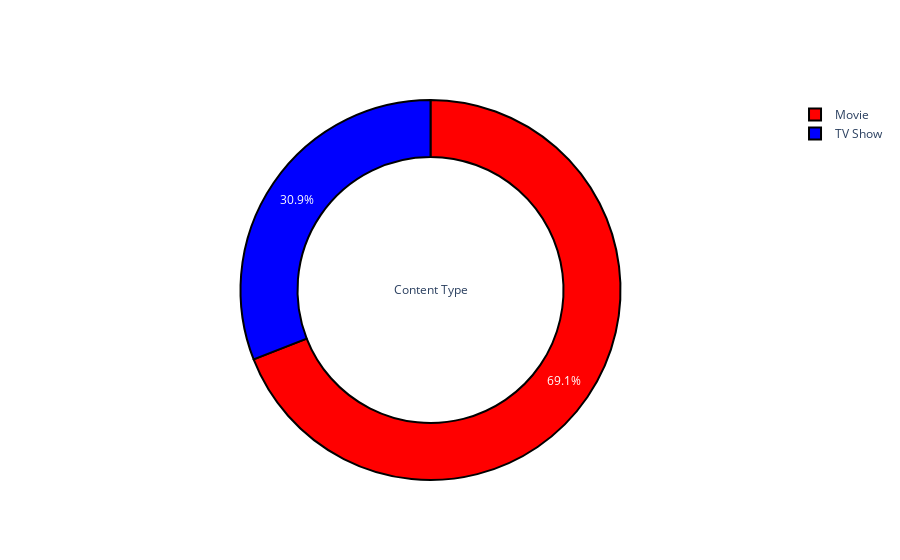

Notebook code for this chart:
### Markdown cell above
Here, we check the distribution of Movies v/s TV shows that are being added to Netflix.

### Code cell
'''A Function To Plot Pie Plot using Plotly'''

def pie_plot(cnt_srs, colors, title):
    labels=cnt_srs.index
    values=cnt_srs.values
    trace = go.Pie(labels=labels, 
                   values=values, 
                   title=title, 
                   hoverinfo='percent+value', 
                   textinfo='percent',
                   textposition='inside',
                   hole=0.7,
                   showlegend=True,
                   marker=dict(colors=colors,
                               line=dict(color='#000000',
                                         width=2),
                              )
                  )
    return trace


py.iplot([pie_plot(df['type'].value_counts(), ['red', 'blue'], 'Content Type')])

### Figure 1 — Plotly figure (JSON) as saved in the notebook; plotly's stock layout.template omitted (floating-point values rounded to 4 significant figures)
{"data": [{"hole": 0.7, "hoverinfo": "percent+value", "labels": ["Movie", "TV Show"], "marker": {"colors": ["red", "blue"], "line": {"color": "#000000", "width": 2}}, "showlegend": true, "textinfo": "percent", "textposition": "inside", "title": {"text": "Content Type"}, "type": "pie", "values": [5377, 2410]}], "layout": {}}
